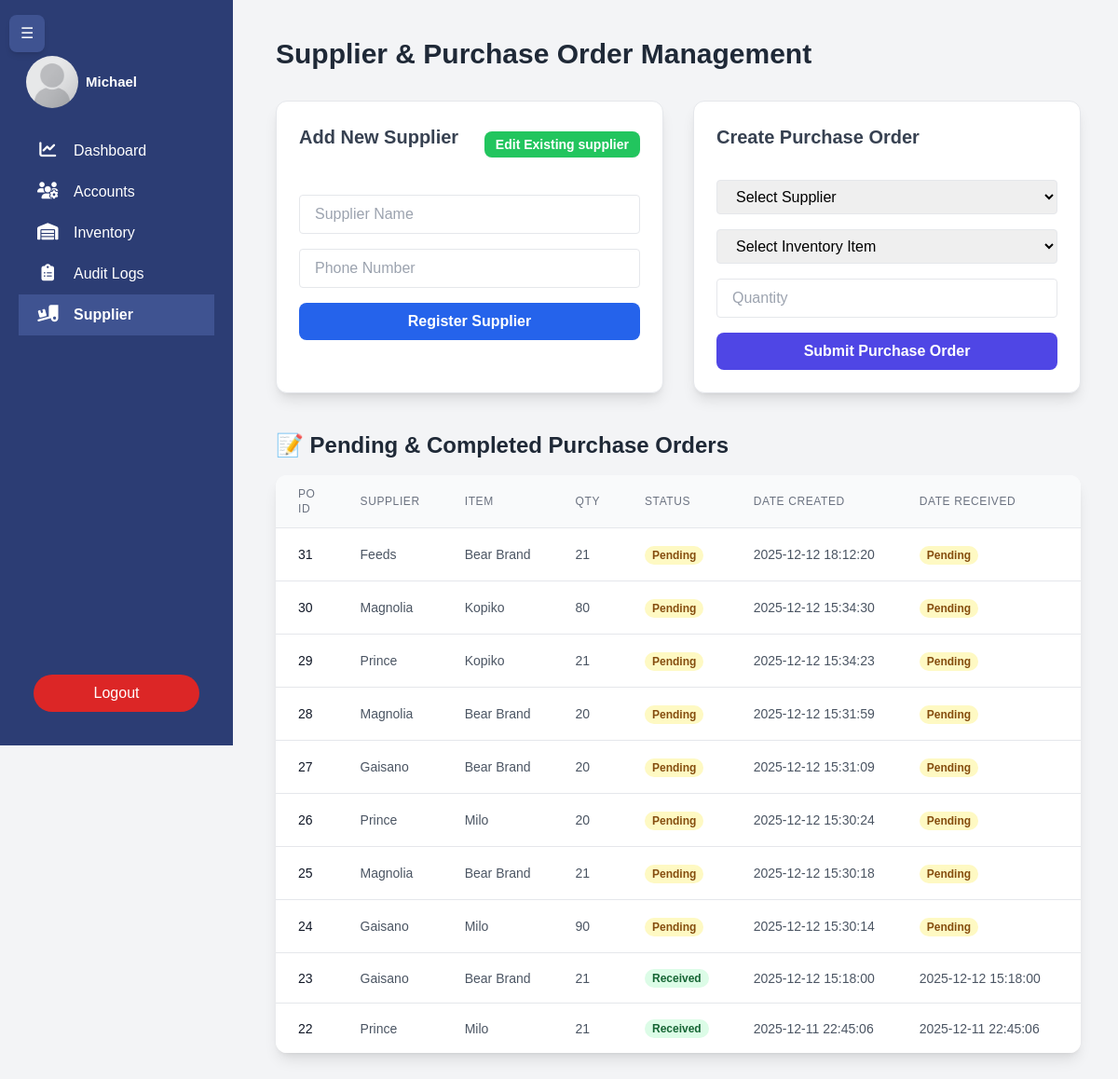
/user/admin/supplier.php (signed in), run on an earlier commit of the app's database.
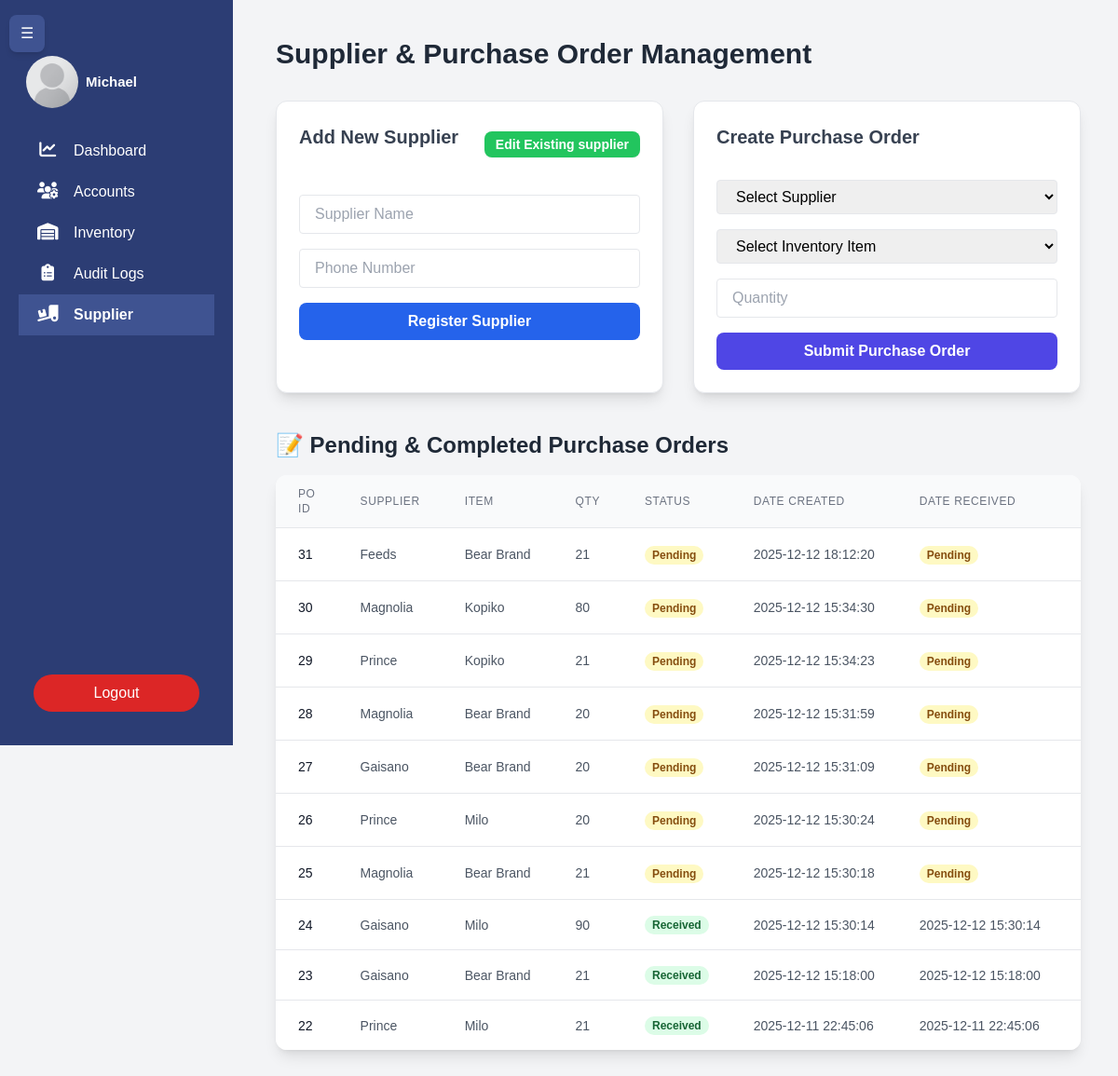
And on a later commit of the database.
### tables this page shows
CREATE TABLE `purchase_orders` (
  `id` int(11) NOT NULL,
  `supplier_id` int(11) NOT NULL,
  `item_id` int(11) NOT NULL,
  `qty` int(11) NOT NULL,
  `status` varchar(45) NOT NULL DEFAULT 'Pending',
  `date_created` datetime NOT NULL,
  `date_received` datetime DEFAULT NULL
);

CREATE TABLE `suppliers` (
  `id` int(11) NOT NULL,
  `supplier_name` varchar(45) NOT NULL,
  `phone` varchar(20) NOT NULL,
  `is_deleted` tinyint(1) NOT NULL DEFAULT 0
);

CREATE TABLE `inventory` (
  `id` int(11) NOT NULL,
  `item_name` varchar(45) NOT NULL,
  `description` varchar(45) NOT NULL,
  `qty` int(11) NOT NULL,
  `price` decimal(10,2) NOT NULL,
  `image_path` varchar(255) DEFAULT NULL,
  `is_deleted` tinyint(1) NOT NULL
);

### db.php (called while the page is built, shortened)
<?php
$initial_margin_class = (isset($_SESSION['sidebar_initial_state']) && $_SESSION['sidebar_initial_state'] == 'collapsed') ? 'ml-16' : 'ml-64';
?>

### backend/supplier.php (called while the page is built, shortened)
<?php
require '../../db.php';
$po_sql = "SELECT p.id AS po_id, s.supplier_name, i.item_name, p.qty, p.status, p.date_created, p.date_received
            FROM purchase_orders p
            JOIN suppliers s ON p.supplier_id = s.id
            JOIN inventory i ON p.item_id = i.id
            ORDER BY p.date_created DESC LIMIT 10";
$purchase_orders = $conn->query($po_sql)->fetchAll();
?>

### user/admin/supplier.php (the view, shortened to what the changed rows need)
<?php
include "../../backend/supplier.php";
?>
<!DOCTYPE html>
<html lang="en">
<head>
    <link rel="stylesheet" href="../../css/admin.css">
    <script src="https://cdn.tailwindcss.com"></script>
</head>
<body class="bg-gray-100">
    <?php include "sidebar.php"; ?>
    <div id="mainContent" class="ml-64 p-10 min-h-screen bg-gray-100 <?= $initial_margin_class ?> fade-in-content">
        <h1 class="text-3xl font-bold text-gray-800 mb-8">Supplier & Purchase Order Management</h1>
        <div class="grid grid-cols-1 md:grid-cols-2 gap-8 mb-10">
            <div
                class="bg-white p-6 rounded-xl shadow-lg border transition duration-300 hover:shadow-2xl hover:scale-[1.01]">
                <div class="flex justify-between items-center mb-4">
                    <h2 class="text-xl font-semibold mb-4 text-gray-700">Add New Supplier</h2>
                </div>
            </div>
            <div
                class="bg-white p-6 rounded-xl shadow-lg border transition duration-300 hover:shadow-2xl hover:scale-[1.01]">
                <h2 class="text-xl font-semibold mb-4 text-gray-700">Create Purchase Order</h2>
            </div>
        </div>
        <h2 class="text-2xl font-bold text-gray-800 mb-4">📝 Pending & Completed Purchase Orders</h2>
        <?php if (empty($purchase_orders)): ?>
            <p class="text-gray-600 bg-white p-4 rounded-lg shadow-md">No purchase orders have been created yet.</p>
        <?php else: ?>
            <div class="bg-white rounded-xl shadow-lg overflow-hidden">
                <div class="overflow-x-auto">
                    <table class="min-w-full divide-y divide-gray-200">
                        <thead class="bg-gray-50">
                            <tr>
                                <th class="px-6 py-3 text-left text-xs font-medium text-gray-500 uppercase tracking-wider">
                                    PO ID</th>
                                <th class="px-6 py-3 text-left text-xs font-medium text-gray-500 uppercase tracking-wider">
                                    Supplier</th>
                                <th class="px-6 py-3 text-left text-xs font-medium text-gray-500 uppercase tracking-wider">
                                    Item</th>
                                <th class="px-6 py-3 text-left text-xs font-medium text-gray-500 uppercase tracking-wider">
                                    Qty</th>
                                <th class="px-6 py-3 text-left text-xs font-medium text-gray-500 uppercase tracking-wider">
                                    Status</th>
                                <th class="px-6 py-3 text-left text-xs font-medium text-gray-500 uppercase tracking-wider">
                                    Date Created</th>
                                <th class="px-6 py-3 text-left text-xs font-medium text-gray-500 uppercase tracking-wider">
                                    Date Received</th>
                                <th
                                    class="px-6 py-3 text-center text-xs font-medium text-gray-500 uppercase tracking-wider">
                                    Action</th>
                            </tr>
                        </thead>
                        <tbody class="bg-white divide-y divide-gray-200">
                            <?php foreach ($purchase_orders as $po): ?>
                                <tr class="hover:bg-blue-50/50 transition duration-150">
                                    <td class="px-6 py-4 whitespace-nowrap text-sm font-medium text-gray-900">
                                        <?php echo htmlspecialchars($po['po_id']); ?>
                                    </td>
                                    <td class="px-6 py-4 whitespace-nowrap text-sm text-gray-600">
                                        <?php echo htmlspecialchars($po['supplier_name']); ?>
                                    </td>
                                    <td class="px-6 py-4 whitespace-nowrap text-sm text-gray-600">
                                        <?php echo htmlspecialchars($po['item_name']); ?>
                                    </td>
                                    <td class="px-6 py-4 whitespace-nowrap text-sm text-gray-600">
                                        <?php echo htmlspecialchars($po['qty']); ?>
                                    </td>
                                    <td class="px-6 py-4 whitespace-nowrap text-sm">
                                        <?php
                                        $status_class = $po['status'] === 'Pending' ? 'bg-yellow-100 text-yellow-800' : 'bg-green-100 text-green-800';
                                        ?>
                                        <span
                                            class="px-2 inline-flex text-xs leading-5 font-semibold rounded-full <?= $status_class ?>">
                                            <?php echo htmlspecialchars($po['status']); ?>
                                        </span>
                                    </td>
                                    <td class="px-6 py-4 whitespace-nowrap text-sm text-gray-600">
                                        <?php echo htmlspecialchars($po['date_created']); ?>
                                    </td>
                                    <td class="px-6 py-4 whitespace-nowrap text-sm text-gray-600">
                                        <?php if ($po['date_received'] === NULL): ?>
                                            <span
                                                class="px-2 inline-flex text-xs leading-5 font-semibold rounded-full <?= $status_class ?>">
                                                <?php echo htmlspecialchars($po['status']); ?>
                                            <?php else: ?>
                                                <?php echo htmlspecialchars($po['date_created']); ?>
                                        <?php endif; ?>
                                    </td>
                                    <td class="px-6 py-4 whitespace-nowrap text-sm font-medium text-center">
                                    </td>
                                </tr>
                            <?php endforeach; ?>
                        </tbody>
                    </table>
                </div>
            </div>
        <?php endif; ?>
    </div>
</body>
</html>

What changed in the data, as far as the page shows it:
changed purchase_orders id 24: status "Pending" → "Received"; date_created (not shown) → "2025-12-12 15:30:14"; date_received empty → "2025-12-12 20:56:33" (drawn); status "Pending" → (not shown)
